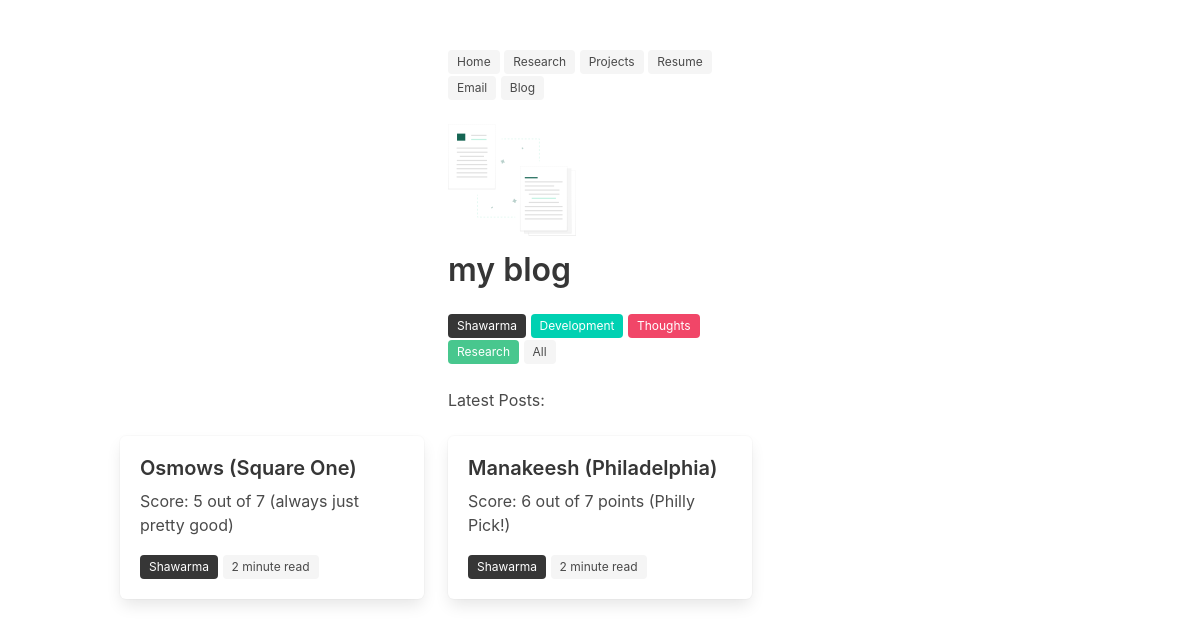
The page /blog/category/1 on the database its author committed.
### blog/models.py (models this page shows)
class Category(models.Model):
    name = models.CharField(max_length=100)
    bulma_color = models.CharField(max_length=50, null=True, blank=True)
    class Meta:
        db_table = 'Category'

class Post(models.Model):
    id = models.CharField(max_length=50, primary_key=True)
    title = models.CharField(max_length=100)
    subtitle = models.CharField(max_length=100)
    length = models.CharField(max_length=100)
    body = models.TextField()
    category = models.ForeignKey(Category, on_delete=models.DO_NOTHING)
    recommended = models.BooleanField(default=False)
    class Meta:
        db_table = 'Post'

### blog/views.py (the view)
# urls.py: path('blog/category/<int:category>', category, name='category'),
def category(request, category):
    posts = Post.objects.filter(category=category)
    categories = Category.objects.all()
    return render(request, 'blog.html', {'posts': posts, 'categories': categories, 'select': True})

### about/templates/blog.html (shortened to what this page needs)
{% extends 'base.html' %}
{% load static %}
{% block content %}
  <section class="section">
    <div class="container">
      <div class="columns">
        <div class="column is-one-fourth"> </div>
        <div class="column">
          <nav>
            <a href="/"> <span class="tag is-light"> Home </span> </a>
            <a href="/research"> <span class="tag is-light"> Research </span> </a>
            <a href="/projects"> <span class="tag is-light"> Projects </span> </a>
            <a href="{% static 'resume.pdf' %}"> <span class="tag is-light"> Resume </span> </a>
            <a href="mailto:mail@kirubarajan.com"> <span class="tag is-light"> Email </span> </a>
            <a href="/blog"> <span class="tag is-light"> Blog </span> </a>
            <br> <br>
          </nav>
          <figure class="image is-128x128">
            <img src="{% static 'img/papers.svg' %}">
          </figure>
            <h1 class="title"> my blog </h1>
            {% for category in categories %}
            <a href="/blog/category/{{ category.id }}">
              <span class="tag is-{{ category.bulma_color }}"> {{ category.name }} </span>
            </a>
            {% endfor %}
            {% if select %}
            <a href="/blog">
              <span class="tag is-light"> All </span>
            </a>
            {% endif %}
            <br> <br>
            <p>Latest Posts:</p>
        </div>
        <div class="column is-one-fourth"> </div>
      </div>
      <div class="columns is-multiline">
        {% for post in posts %}
        <div class="column is-one-third">
          <a href="/post/{{post.id}}" >
            <div class="box">
              <article class="media">
                <div class="media-content">
                  <div class="content">
                      <p style="margin-bottom: 0.5rem" class="subtitle"> <strong> {{ post.title }} </strong> </p>
                      <p> {{ post.subtitle }} </p>
                      <span class="tag is-{{ post.category.bulma_color }}"> {{ post.category.name }} </span>
                      <span class="tag is-light"> {{ post.length }} read </span> <br>
                  </div>
                </div>
              </article>
            </div>
          </a>
        </div>
        <br>
        {% endfor %}
      </div>
    </div>
  </section>
{% endblock %}

### about/static/style.css (style rules this page uses)
h1 { font-family: 'Avenir', !important; }

### rows shown on the page
Category: name "Shawarma"
Category: name "Development"
Category: name "Thoughts"
Category: name "Research"
Post: title "Osmows (Square One)", subtitle "Score: 5 out of 7 (always just pretty good)", category.name "Shawarma", length "2 minute"
Post: title "Manakeesh (Philadelphia)", subtitle "Score: 6 out of 7 points (Philly Pick!)", category.name "Shawarma", length "2 minute"
